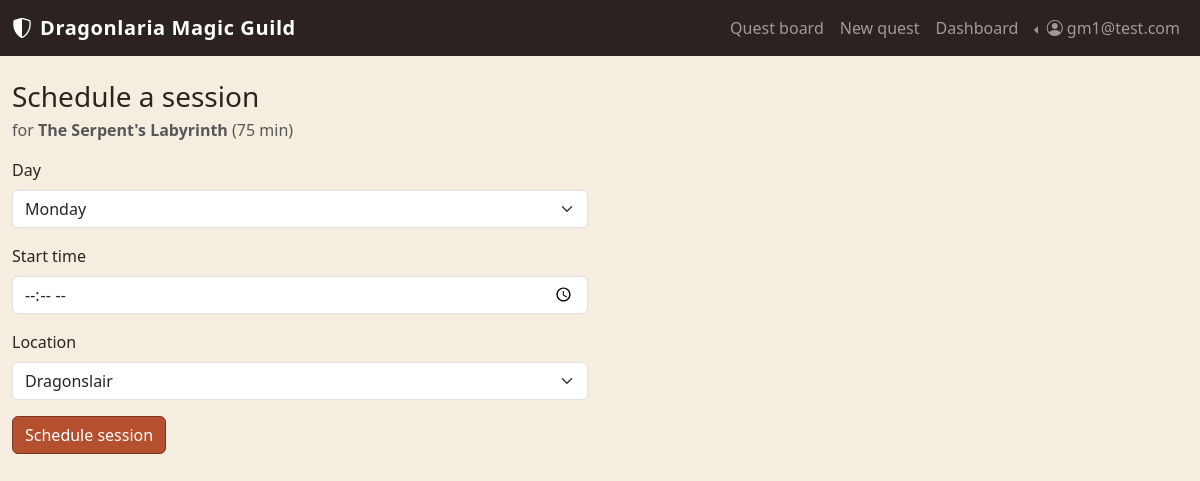
The app's page /gm/quests/1/sessions/new (signed in) with its own data.
### tables this page shows
CREATE TABLE "USERS" (
	"user_id"	INTEGER NOT NULL UNIQUE,
	"email"	TEXT NOT NULL UNIQUE,
	"password_hash"	TEXT NOT NULL UNIQUE,
	"role"	TEXT NOT NULL,
	PRIMARY KEY("user_id" AUTOINCREMENT)
);

CREATE TABLE "QUESTS" (
	"quest_id"	INTEGER NOT NULL UNIQUE,
	"created_by"	INTEGER NOT NULL,
	"title"	TEXT NOT NULL,
	"dur_mins"	INTEGER NOT NULL,
	"quest_type"	TEXT NOT NULL,
	"difficulty"	TEXT NOT NULL,
	"desc"	TEXT NOT NULL,
	"image_path"	TEXT NOT NULL,
	PRIMARY KEY("quest_id" AUTOINCREMENT),
	FOREIGN KEY("created_by") REFERENCES "USERS"("user_id")
);

### app.py (the view)
@app.route("/gm/quests/<int:quest_id>/sessions/new")
@login_required
def new_session_form(quest_id):
    if not current_user.is_guild_master():
        flash("Only the Guild Master can schedule quest sessions", "danger")
        return redirect(url_for("homepage"))
    quest_db = quests_dao.get_quest_by_id(quest_id)
    if quest_db is None:
        flash("Quest not found", "danger")
        return redirect(url_for("gm_profile"))
    if quest_db["created_by"] != int(current_user.id):
        flash("You can only schedule sessions for your own quests", "danger")
        return redirect(url_for("gm_profile"))
    return render_template("guildmaster/new_session.html", quest=quest_db, days=DAYS, locations=LOCATIONS)

### app.py (called while the page is built)
@login_manager.user_loader
def load_user(user_id):
    db_user = users_dao.get_user_by_id(user_id)
    if db_user is None:
        return None
    return User(id=db_user["user_id"], email=db_user["email"],
                password_hash=db_user["password_hash"], role=db_user["role"])

### models.py (called while the page is built)
    def is_adventurer(self):
        return self.role == "adventurer"

    def is_guild_master(self):
        return self.role == "guild_master"

### quests_dao.py (called while the page is built)
def get_quest_by_id(quest_id):
    query = "SELECT * FROM QUESTS WHERE quest_id = ?"
    conn = sqlite3.connect("database/myquest.db")
    conn.row_factory = sqlite3.Row
    cursor = conn.cursor()
    cursor.execute(query, (quest_id,))
    db_quest = cursor.fetchone()
    cursor.close()
    conn.close()
    return db_quest

### users_dao.py (called while the page is built)
def get_user_by_id(user_id):
    query = "SELECT * FROM USERS WHERE user_id = ?"
    conn = sqlite3.connect("database/myquest.db")
    conn.row_factory = sqlite3.Row
    cursor = conn.cursor()
    cursor.execute(query, (user_id,))
    db_user = cursor.fetchone()
    cursor.close()
    conn.close()
    return db_user

### templates/guildmaster/new_session.html (shortened to what this page needs)
{% extends "base.html" %}
{% block content %}
<div class="col-12 col-lg-6">
  <h1 class="h3 mb-1">Schedule a session</h1>
  <p class="text-muted mb-3">for <strong>{{ quest.title }}</strong> ({{ quest.dur_mins }} min)</p>
  <form method="POST" action="{{ url_for('new_session', quest_id=quest.quest_id) }}" novalidate>
    <div class="mb-3">
      <label for="day" class="form-label">Day</label>
      <select class="form-select" id="day" name="day" required>
        {% for d in days %}
        <option value="{{ d }}">{{ d }}</option>
        {% endfor %}
      </select>
    </div>
    <div class="mb-3">
      <label for="start_time" class="form-label">Start time</label>
      <input type="time" class="form-control" id="start_time" name="start_time" required>
    </div>
    <div class="mb-3">
      <label for="location" class="form-label">Location</label>
      <select class="form-select" id="location" name="location" required>
        {% for loc in locations %}
        <option value="{{ loc }}">{{ loc }}</option>
        {% endfor %}
      </select>
    </div>
    <button type="submit" class="btn btn-guild-primary">Schedule session</button>
  </form>
</div>
{% endblock %}

### templates/base.html (shortened to what this page needs)
<!doctype html>
<html lang="en">
<head>
  <link href="https://cdn.jsdelivr.net/npm/bootstrap@5.3.5/dist/css/bootstrap.min.css" rel="stylesheet"
>
  <link rel="stylesheet" href="https://cdn.jsdelivr.net/npm/bootstrap-icons@1.11.3/font/bootstrap-icons.min.css">
  <link rel="stylesheet" href="{{ url_for('static', filename='style.css') }}">
</head>
<body>
  <header id="site-header">
    <nav class="navbar navbar-dark navbar-expand-lg guild-navbar">
      <div class="container-fluid">
        <a class="navbar-brand d-flex align-items-center gap-2" href="{{ url_for('homepage') }}">
          <i class="bi bi-shield-shaded"></i>
          <span class="brand-title">Dragonlaria Magic Guild</span>
        </a>
        <div class="collapse navbar-collapse" id="navbarSupportedContent">
          <ul class="navbar-nav ms-auto align-items-lg-center">
            <li class="nav-item">
              <a class="nav-link {% block home_active %}{% endblock %}" aria-current="page"
                href="{{ url_for('homepage') }}">Quest board</a>
            </li>
            {% if current_user.is_authenticated %}
              {% if current_user.is_adventurer() %}
                <li class="nav-item">
                  <a class="nav-link {% block profile_active %}{% endblock %}"
                    href="{{ url_for('profile') }}">My quests</a>
                </li>
              {% elif current_user.is_guild_master() %}
                <li class="nav-item">
                  <a class="nav-link {% block new_quest_active %}{% endblock %}"
                    href="{{ url_for('new_quest_form') }}">New quest</a>
                </li>
                <li class="nav-item">
                  <a class="nav-link {% block gm_profile_active %}{% endblock %}"
                    href="{{ url_for('gm_profile') }}">Dashboard</a>
                </li>
              {% endif %}
              <li class="nav-item dropdown dropstart">
                <a class="nav-link dropdown-toggle" href="#" role="button" data-bs-toggle="dropdown"
                  aria-expanded="false">
                  <i class="bi bi-person-circle"></i> {{ current_user.email }}
                </a>
              </li>
            {% endif %}
          </ul>
        </div>
      </div>
    </nav>
  </header>
  <div class="container-fluid mt-4">
    <div class="row">
      {% block content %}{% endblock %}
    </div>
  </div>
</body>
</html>

### static/style.css (style rules this page uses)
:root { --guild-ember: #b5502f; --guild-ember-dark: #7c3620; --guild-parchment: #f4ede0; --guild-ink: #2b2320; --guild-forest: #3c5741; }
body { background-color: var(--guild-parchment); color: var(--guild-ink); }
.guild-navbar { background-color: var(--guild-ink); }
.brand-title { font-weight: 600; letter-spacing: 0.03em; }
.btn-guild-primary { background-color: var(--guild-ember); border-color: var(--guild-ember-dark); color: #fff; }

### records on screen
USERS: email "gm1@test.com"
QUESTS: title "The Serpent's Labyrinth", dur_mins "75"

### other values on screen
form field day "Monday"
form field location "Dragonslair"
